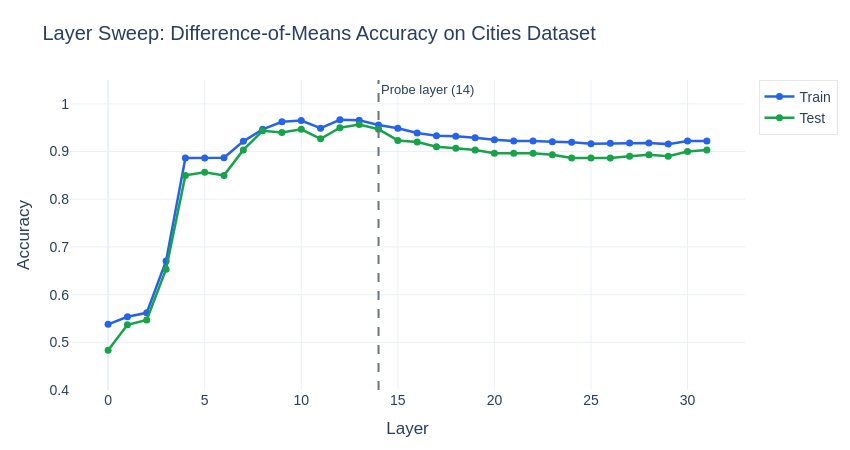

Source (notebook cell):
### Markdown cell above
# Layer Sweep

### Code cell
def layer_sweep_accuracy(
    statements: list[str],
    labels: Float[Tensor, " n"],
    model: AutoModelForCausalLM,
    tokenizer: AutoTokenizer,
    layers: list[int],
    train_frac: float = 0.8,
    batch_size: int = 25,
) -> dict[str, list[float]]:
    """
    For each layer, train a difference-of-means classifier and compute train/test accuracy.

    Args:
        statements: List of statements.
        labels: Binary labels (1=true, 0=false).
        model: The language model.
        tokenizer: The tokenizer.
        layers: List of layer indices to sweep over.
        train_frac: Fraction of data for training.
        batch_size: Batch size for activation extraction.

    Returns:
        Dict with keys "train_acc" and "test_acc", each a list of accuracies per layer.
    """
    # Split into train/test
    n_train = int(len(statements) * train_frac)
    perm = t.randperm(len(statements))
    train_idx, test_idx = perm[:n_train], perm[n_train:]
    train_statements = [statements[i] for i in train_idx]
    test_statements = [statements[i] for i in test_idx]
    train_labels = labels[train_idx]
    test_labels = labels[test_idx]

    # Extract activations at all layers at once
    train_acts = extract_activations(train_statements, model, tokenizer, layers, batch_size)
    test_acts = extract_activations(test_statements, model, tokenizer, layers, batch_size)

    train_accs = []
    test_accs = []

    for layer in layers:
        tr_acts = train_acts[layer]
        te_acts = test_acts[layer]

        # Difference of means direction
        true_mean = tr_acts[train_labels == 1].mean(dim=0)
        false_mean = tr_acts[train_labels == 0].mean(dim=0)
        direction = true_mean - false_mean

        # Classify by sign of dot product (centered around midpoint)
        midpoint = (true_mean + false_mean) / 2
        train_preds = ((tr_acts - midpoint) @ direction > 0).float()
        test_preds = ((te_acts - midpoint) @ direction > 0).float()

        train_acc = (train_preds == train_labels).float().mean().item()
        test_acc = (test_preds == test_labels).float().mean().item()
        train_accs.append(train_acc)
        test_accs.append(test_acc)

    return {"train_acc": train_accs, "test_acc": test_accs}


t.manual_seed(42)
all_layers = list(range(NUM_LAYERS))
cities_statements = datasets["cities"]["statement"].tolist()
cities_labels = t.tensor(datasets["cities"]["label"].values, dtype=t.float32)

sweep_results = layer_sweep_accuracy(cities_statements, cities_labels, model, tokenizer, all_layers)

# Print results as a table
sweep_df = pd.DataFrame(
    {
        "Layer": all_layers,
        "Train Acc": [f"{a:.3f}" for a in sweep_results["train_acc"]],
        "Test Acc": [f"{a:.3f}" for a in sweep_results["test_acc"]],
    }
)
display(sweep_df)

# Plot
fig = go.Figure()
fig.add_trace(go.Scatter(
    x=all_layers, y=sweep_results["train_acc"],
    mode="lines+markers", name="Train",
    line=dict(color=PLOT_COLORS["train"], width=2.5),
    marker=dict(size=7),
))
fig.add_trace(go.Scatter(
    x=all_layers, y=sweep_results["test_acc"],
    mode="lines+markers", name="Test",
    line=dict(color=PLOT_COLORS["test"], width=2.5),
    marker=dict(size=7),
))
fig.add_vline(x=PROBE_LAYER, line_dash="dash", line_color="#6B7280",
              annotation_text=f"Probe layer ({PROBE_LAYER})", annotation_font_size=13)
fig.update_layout(
    **PLOT_BASE,
    title="Layer Sweep: Difference-of-Means Accuracy on Cities Dataset",
    xaxis_title="Layer",
    yaxis_title="Accuracy",
    yaxis_range=[0.4, 1.05],
    height=450,
    width=850,
)
fig.show()

best_layer = all_layers[int(np.argmax(sweep_results["test_acc"]))]
print(f"\nBest layer by test accuracy: {best_layer} ({max(sweep_results['test_acc']):.3f})")
print(f"Configured probe layer: {PROBE_LAYER} ({sweep_results['test_acc'][PROBE_LAYER]:.3f})")

### Figure 1 — Plotly figure (JSON) as saved in the notebook; plotly's stock layout.template omitted (floating-point values rounded to 4 significant figures)
{"data": [{"line": {"color": "#2563EB", "width": 2.5}, "marker": {"size": 7}, "mode": "lines+markers", "name": "Train", "type": "scatter", "x": [0, 1, 2, 3, 4, 5, 6, 7, 8, 9, 10, 11, 12, 13, 14, 15, 16, 17, 18, 19, 20, 21, 22, 23, 24, 25, 26, 27, 28, 29, 30, 31], "y": [0.5376, 0.5535, 0.5619, 0.6706, 0.8863, 0.8863, 0.8871, 0.9214, 0.9465, 0.9624, 0.9649, 0.949, 0.9666, 0.9657, 0.9557, 0.949, 0.939, 0.9331, 0.9323, 0.9289, 0.9247, 0.9222, 0.9222, 0.9206, 0.9197, 0.9164, 0.9172, 0.9181, 0.9181, 0.9156, 0.9222, 0.9222]}, {"line": {"color": "#16A34A", "width": 2.5}, "marker": {"size": 7}, "mode": "lines+markers", "name": "Test", "type": "scatter", "x": [0, 1, 2, 3, 4, 5, 6, 7, 8, 9, 10, 11, 12, 13, 14, 15, 16, 17, 18, 19, 20, 21, 22, 23, 24, 25, 26, 27, 28, 29, 30, 31], "y": [0.4833, 0.5367, 0.5467, 0.6533, 0.85, 0.8567, 0.85, 0.9033, 0.9433, 0.94, 0.9467, 0.9267, 0.95, 0.9567, 0.9467, 0.9233, 0.92, 0.91, 0.9067, 0.9033, 0.8967, 0.8967, 0.8967, 0.8933, 0.8867, 0.8867, 0.8867, 0.89, 0.8933, 0.89, 0.9, 0.9033]}], "layout": {"annotations": [{"font": {"size": 13}, "showarrow": false, "text": "Probe layer (14)", "x": 14, "xanchor": "left", "xref": "x", "y": 1, "yanchor": "top", "yref": "y domain"}], "font": {"family": "Arial, sans-serif", "size": 14}, "height": 450, "legend": {"bgcolor": "rgba(255,255,255,0.8)", "bordercolor": "#E5E7EB", "borderwidth": 1}, "margin": {"b": 60, "l": 70, "r": 40, "t": 80}, "shapes": [{"line": {"color": "#6B7280", "dash": "dash"}, "type": "line", "x0": 14, "x1": 14, "xref": "x", "y0": 0, "y1": 1, "yref": "y domain"}], "title": {"text": "Layer Sweep: Difference-of-Means Accuracy on Cities Dataset"}, "width": 850, "xaxis": {"title": {"text": "Layer"}}, "yaxis": {"range": [0.4, 1.05], "title": {"text": "Accuracy"}}}}
